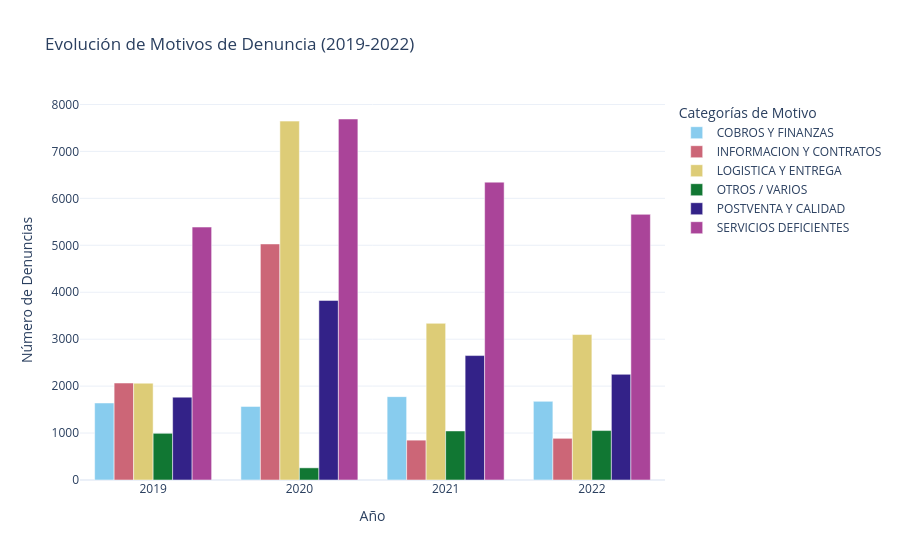

Notebook source saved alongside this figure:
### Code cell
import plotly.express as px
import pandas as pd

df_clean = pd.read_csv('denuncias_consumidor_2019_2022.csv', sep=';', encoding='utf-8-sig')
# 1. Agrupamos los datos para el gráfico
# Contamos cuántas denuncias hay por Año y por Categoría Agrupada
df_plot = df_clean.groupby(['Año', 'Motivo_Agrupado']).size().reset_index(name='Cantidad')

# 2. Creamos el gráfico de barras con Plotly
fig = px.bar(df_plot, 
             x='Año', 
             y='Cantidad', 
             color='Motivo_Agrupado',
             barmode='group', # Esto pone las barras una al lado de la otra
             title='Evolución de Motivos de Denuncia (2019-2022)',
             labels={'Cantidad': 'Número de Denuncias', 'Motivo_Agrupado': 'Categoría'},
             color_discrete_sequence=px.colors.qualitative.Safe)

fig.update_layout(
    xaxis_type='category', # Para que los años se vean como etiquetas y no como números continuos
    legend_title_text='Categorías de Motivo',
    template='plotly_white'
)

# 4. Mostramos el gráfico
fig.show()

fig.write_html('reporte_motivos_interactivo.html')

### Figure 1 — Plotly figure (JSON) as saved in the notebook; plotly's stock layout.template omitted (floating-point values rounded to 4 significant figures)
{"data": [{"alignmentgroup": "True", "hovertemplate": "Categoría=COBROS Y FINANZAS<br>Año=%{x}<br>Número de Denuncias=%{y}<extra></extra>", "legendgroup": "COBROS Y FINANZAS", "marker": {"color": "rgb(136, 204, 238)", "pattern": {"shape": ""}}, "name": "COBROS Y FINANZAS", "offsetgroup": "COBROS Y FINANZAS", "orientation": "v", "showlegend": true, "textposition": "auto", "type": "bar", "x": [2019, 2020, 2021, 2022], "xaxis": "x", "y": [1641, 1568, 1776, 1676], "yaxis": "y"}, {"alignmentgroup": "True", "hovertemplate": "Categoría=INFORMACION Y CONTRATOS<br>Año=%{x}<br>Número de Denuncias=%{y}<extra></extra>", "legendgroup": "INFORMACION Y CONTRATOS", "marker": {"color": "rgb(204, 102, 119)", "pattern": {"shape": ""}}, "name": "INFORMACION Y CONTRATOS", "offsetgroup": "INFORMACION Y CONTRATOS", "orientation": "v", "showlegend": true, "textposition": "auto", "type": "bar", "x": [2019, 2020, 2021, 2022], "xaxis": "x", "y": [2066, 5029, 849, 888], "yaxis": "y"}, {"alignmentgroup": "True", "hovertemplate": "Categoría=LOGISTICA Y ENTREGA<br>Año=%{x}<br>Número de Denuncias=%{y}<extra></extra>", "legendgroup": "LOGISTICA Y ENTREGA", "marker": {"color": "rgb(221, 204, 119)", "pattern": {"shape": ""}}, "name": "LOGISTICA Y ENTREGA", "offsetgroup": "LOGISTICA Y ENTREGA", "orientation": "v", "showlegend": true, "textposition": "auto", "type": "bar", "x": [2019, 2020, 2021, 2022], "xaxis": "x", "y": [2063, 7646, 3338, 3099], "yaxis": "y"}, {"alignmentgroup": "True", "hovertemplate": "Categoría=OTROS / VARIOS<br>Año=%{x}<br>Número de Denuncias=%{y}<extra></extra>", "legendgroup": "OTROS / VARIOS", "marker": {"color": "rgb(17, 119, 51)", "pattern": {"shape": ""}}, "name": "OTROS / VARIOS", "offsetgroup": "OTROS / VARIOS", "orientation": "v", "showlegend": true, "textposition": "auto", "type": "bar", "x": [2019, 2020, 2021, 2022], "xaxis": "x", "y": [995, 259, 1045, 1053], "yaxis": "y"}, {"alignmentgroup": "True", "hovertemplate": "Categoría=POSTVENTA Y CALIDAD<br>Año=%{x}<br>Número de Denuncias=%{y}<extra></extra>", "legendgroup": "POSTVENTA Y CALIDAD", "marker": {"color": "rgb(51, 34, 136)", "pattern": {"shape": ""}}, "name": "POSTVENTA Y CALIDAD", "offsetgroup": "POSTVENTA Y CALIDAD", "orientation": "v", "showlegend": true, "textposition": "auto", "type": "bar", "x": [2019, 2020, 2021, 2022], "xaxis": "x", "y": [1765, 3826, 2651, 2251], "yaxis": "y"}, {"alignmentgroup": "True", "hovertemplate": "Categoría=SERVICIOS DEFICIENTES<br>Año=%{x}<br>Número de Denuncias=%{y}<extra></extra>", "legendgroup": "SERVICIOS DEFICIENTES", "marker": {"color": "rgb(170, 68, 153)", "pattern": {"shape": ""}}, "name": "SERVICIOS DEFICIENTES", "offsetgroup": "SERVICIOS DEFICIENTES", "orientation": "v", "showlegend": true, "textposition": "auto", "type": "bar", "x": [2019, 2020, 2021, 2022], "xaxis": "x", "y": [5389, 7691, 6346, 5660], "yaxis": "y"}], "layout": {"barmode": "group", "legend": {"title": {"text": "Categorías de Motivo"}, "tracegroupgap": 0}, "title": {"text": "Evolución de Motivos de Denuncia (2019-2022)"}, "xaxis": {"anchor": "y", "domain": [0, 1], "title": {"text": "Año"}, "type": "category"}, "yaxis": {"anchor": "x", "domain": [0, 1], "title": {"text": "Número de Denuncias"}}}}
